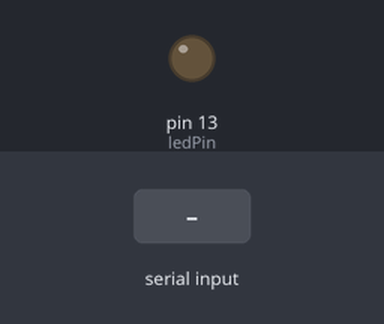
This sketch was run on a simulated Arduino Uno, built with avr-gcc and run on an emulated ATmega328P. On the bench: output pins drawn as LEDs (lit = HIGH). The test bench sets the inputs (shaded band).

Above: at 1.2 s.
1.3 s: "H" received over Serial
At 2.0 s:
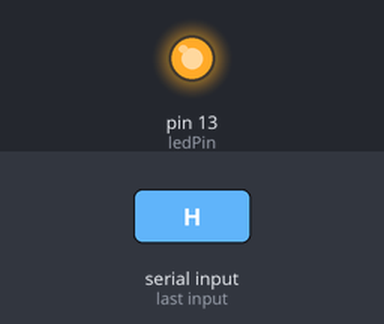
2.8 s: "L" received over Serial
At 3.1 s:
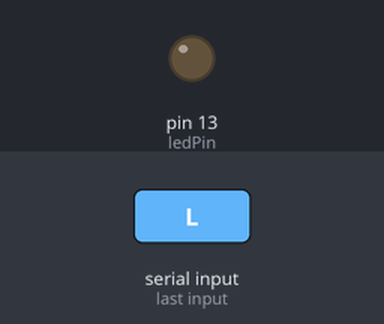
Timing chart, 0 to 5.8 s (numbered marks = the images above; inputs shaded):
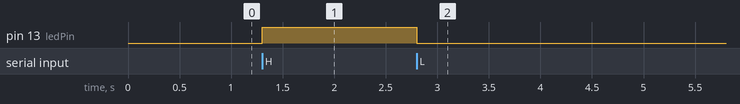

The sketch:

sketch_jan28a.ino
```cpp
const int ledPin = 13; // the pin that the LED is attached to

int incomingByte;      // a variable to read incoming serial data into

void setup() {
  // initialize serial communication:
  Serial.begin(9600);
  // initialize the LED pin as an output:
  pinMode(ledPin, OUTPUT);

}

void loop() {
  // see if there's incoming serial data:
  if (Serial.available() > 0) {
    // read the oldest byte in the serial buffer:
    incomingByte = Serial.read();
    // if it's a capital H (ASCII 72), turn on the LED:
    if (incomingByte == 'H') {
      digitalWrite(ledPin, HIGH);
    }
    // if it's an L (ASCII 76) turn off the LED:
    if (incomingByte == 'L') {
      digitalWrite(ledPin, LOW);
    }

    if (incomingByte == 'I'){
      Serial.print(analogRead(A0));
      Serial.print("-");
      Serial.println(analogRead(A1));
    }
  }
}
```

Measured:
- after the input at 1.3 s, pin 13 (ledPin): LOW → HIGH at once
- after the input at 2.8 s, pin 13 (ledPin): HIGH → LOW at once
